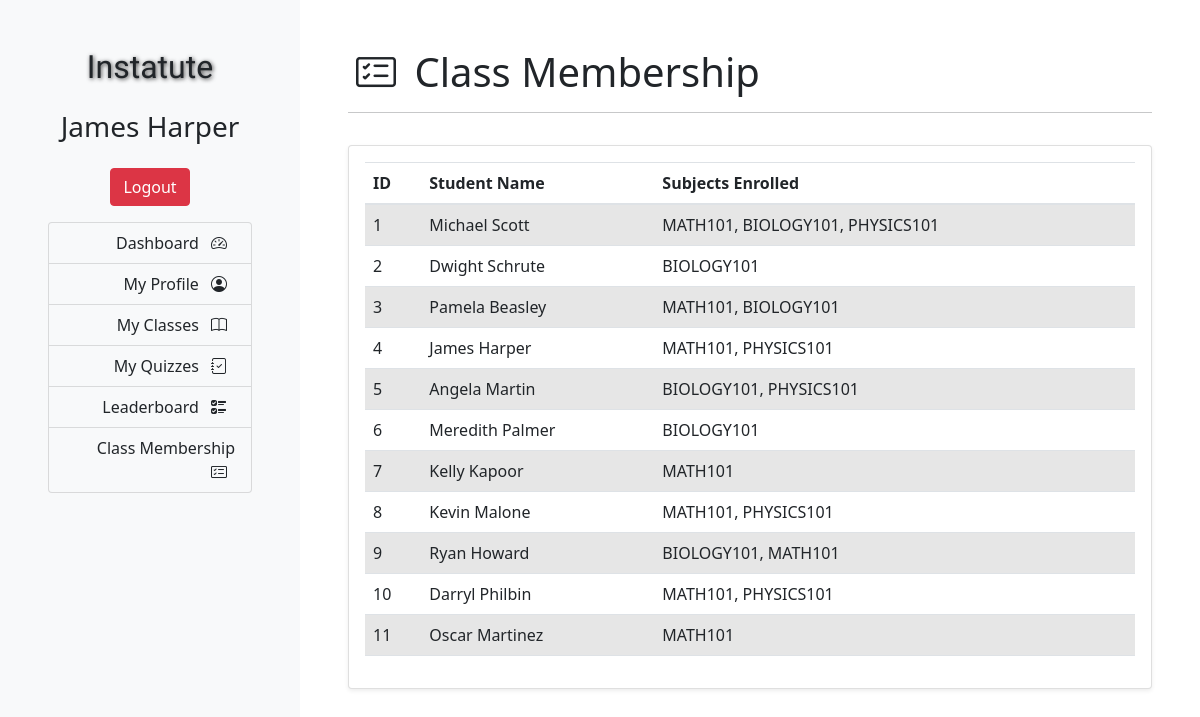
The page /membership/ (signed in) on the database its author committed.
### membership/models.py (models this page shows)
class Student(models.Model):
    student_id = models.IntegerField()
    student_name = models.CharField(max_length=70)
    subject=models.CharField(max_length=70)

### membership/views.py (the view)
# urls.py: path('membership/', membership_views.membership, name='membership')
def membership(request):
    stud = Student.objects.all()
    print("Myoutput",stud)
    return render(request,'membership/membership.html',{'stu': stud})

### membership/templates/membership/membership.html (shortened to what this page needs)
{% extends "base.html" %}
{% load static %}
{% block content %}
<div class="h1"><i class="bi bi-card-checklist p-2"></i> Class Membership</div>
<hr>
<div class="row mb-5 d-flex justify-content-center">
                <main class="pt-3">
                        <div class="card p-3 shadow-sm">
                            <table class="table table-striped">
                            <thead>
                              <tr>
                                <th scope="col">ID</th>
                                <th scope="col">Student Name</th>
                                <th scope="col">Subjects Enrolled</th>
                              </tr>
                            </thead>
                            <tbody>
                                {% for x in stu %}
                              <tr>
                                <td>{{x.student_id}}</td>
                                <td>{{x.student_name}}</td>
                                <td>{{x.subject}}</td>
                              </tr>
                            {% endfor %}
                          </tbody>
                          </table>
                        </div>
                    </div>
            </div>
        </div>
    </div>
</body>
{% endblock content %}

### templates/base.html (shortened to what this page needs)
{% load static %}
<!DOCTYPE html>
<html lang="en">
<head>
    <link rel="stylesheet" href="https://cdn.jsdelivr.net/npm/bootstrap@4.5.3/dist/css/bootstrap.min.css">
    <link rel="stylesheet" href="https://cdn.jsdelivr.net/npm/bootstrap-icons@1.8.3/font/bootstrap-icons.css">
    <link href="https://cdn.jsdelivr.net/npm/bootstrap@5.1.3/dist/css/bootstrap.min.css" rel="stylesheet">
</head>
<body>
<div class="container-fluid h-100 content">
    <div class="row h-100">
        <div class="col-12 col-md-3 p-5 bg-light">
            <div class="row mb-3">
                <div class="col-12 d-flex justify-content-center">
                    <h2 class="brand">Instatute</h2>
                </div>
            </div>
            {% if user.is_authenticated %}
            <div class="row my-3">
                <div class="col-12 d-flex justify-content-center">
                    <h3>{{ user.first_name }} {{ user.last_name }}</h3>
                </div>
            </div>
            {% endif %}
            <div class="row my-3">
                <div class="col-12 d-flex justify-content-center">
                    {% if user.is_authenticated %}
                        <a class="btn btn-danger mx-1" href="{% url 'logout' %}">Logout</a>
                        {% else %}
                        <a class="btn btn-success mx-1" href="{% url 'login' %}">Login</a>
                        <a class="btn btn-warning mx-1" href="{% url 'register' %}">Register</a>
                    {% endif %}
                </div>
            </div>
            {% if user.is_authenticated %}
            <div class="row my-3">
                <div class="col-12 d-flex justify-content-end">
                    <div class="list-group" style="width: 100%;">
                        <a href="{% url 'home' %}" class="list-group-item list-group-item-action text-end bg-light">Dashboard <i class="bi bi-speedometer2 p-2"></i></a>
                        <a href="{% url 'profile' %}" class="list-group-item list-group-item-action text-end bg-light">My Profile <i class="bi bi-person-circle p-2"></i></a>
                        <a href="{% url 'classes' %}" class="list-group-item list-group-item-action text-end bg-light">My Classes <i class="bi bi-book p-2"></i></a>
                        <a href="{% url 'quiz:main-view' %}" class="list-group-item list-group-item-action text-end bg-light">My Quizzes <i class="bi bi-journal-check p-2"></i></a>
                        <a href="{% url 'leaderboard' %}" class="list-group-item list-group-item-action text-end bg-light">Leaderboard <i class="bi bi-ui-checks p-2"></i></a>
                        <a href="{% url 'membership' %}" class="list-group-item list-group-item-action text-end bg-light">Class Membership <i class="bi bi-card-checklist p-2"></i></a>
                    </div>
                </div>
            </div>
            {% endif %}
        </div>
        <div class="col-12 col-md-9 p-5">
          {% block content %}
          {% endblock content %}
</body>
</html>

### templates/base.html (style rules this page uses)
html, body { height: 100%; }
.brand { font-family: 'Radio Canada', sans-serif; text-shadow: 1px 1px 4px #3f3f3f; }

### rows shown on the page
Student: student_id "1", student_name "Michael Scott", subject "MATH101, BIOLOGY101, PHYSICS101"
Student: student_id "2", student_name "Dwight Schrute", subject "BIOLOGY101"
Student: student_id "3", student_name "Pamela Beasley", subject "MATH101, BIOLOGY101"
Student: student_id "4", student_name "James Harper", subject "MATH101, PHYSICS101"
Student: student_id "5", student_name "Angela Martin", subject "BIOLOGY101, PHYSICS101"
Student: student_id "6", student_name "Meredith Palmer", subject "BIOLOGY101"
Student: student_id "7", student_name "Kelly Kapoor", subject "MATH101"
Student: student_id "8", student_name "Kevin Malone", subject "MATH101, PHYSICS101"
Student: student_id "9", student_name "Ryan Howard", subject "BIOLOGY101, MATH101"
Student: student_id "10", student_name "Darryl Philbin", subject "MATH101, PHYSICS101"
Student: student_id "11", student_name "Oscar Martinez", subject "MATH101"

### other values the page prints
{{ user.first_name }} "James"
{{ user.last_name }} "Harper"
